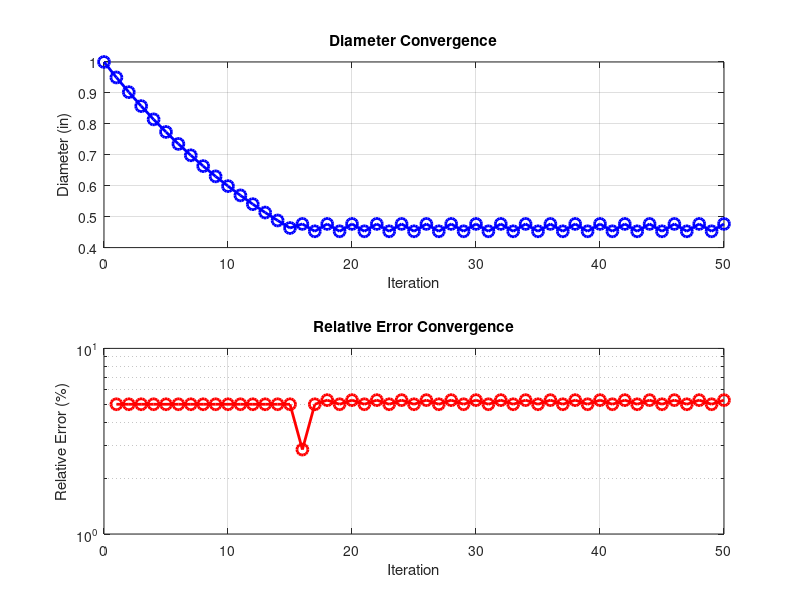

Recreate this plot in MATLAB.
function shaft_diameter_calculator()
% Interactive MATLAB tool for machinists to estimate shaft diameter
% Follows Shigley DE-Goodman method (similar to Ex 7-1)

clear; clc; close all;

fprintf('=== Shaft Diameter Calculator (DE-Goodman) ===\n');

% Input loads
M_min = input('Minimum bending moment (lb·in): ');
M_max = input('Maximum bending moment (lb·in): ');
T_min = input('Minimum torque (lb·in): ');
T_max = input('Maximum torque (lb·in): ');

M_m = (M_max + M_min)/2;    % Midrange bending [web:11]
M_a = (M_max - M_min)/2;    % Alternating bending [web:11]
T_m = (T_max + T_min)/2;    % Midrange torque [web:11]
T_a = (T_max - T_min)/2;    % Alternating torque [web:11]

% Material properties
S_ut = input('Ultimate strength S_ut (ksi): ') * 1000;  % Convert to psi
S_y  = input('Yield strength S_y (ksi): ') * 1000;      % Convert to psi

% Surface finish selection
surf_factor = input('Surface finish factor ka (ground=1.58, machined=2.70, hot-rolled=14.4): ');
ka = surf_factor * (S_ut/1000)^(-0.265);  % Marin surface factor [web:11][web:13]

% Operating temperature factor (default room temp)
temp_factor = input('Temperature factor kc (room temp=1): ');
kc = temp_factor;

% Reliability factor
rel_options = {'50% (1.0)', '99% (0.814)', '99.9% (0.753)', '99.99% (0.702)'};
rel_idx = listdlg('PromptString', 'Select reliability:', 'SelectionMode', 'single', ...
                  'ListString', rel_options);
rel_factors = [1.0, 0.814, 0.753, 0.702];
kr = rel_factors(rel_idx);

% Safety factor
n = input('Safety factor n: ');

% Shoulder geometry
shoulder_type = questdlg('Shoulder type?', 'Geometry', 'Sharp (r/d=0.02)', ...
                         'Well-rounded (r/d=0.1)', 'Well-rounded (r/d=0.1)');
switch shoulder_type
    case 'Sharp (r/d=0.02)'
        r_d_ratio = 0.02; D_d_ratio = 1.1;
    case 'Well-rounded (r/d=0.1)'
        r_d_ratio = 0.1;  D_d_ratio = 1.2;
end

% Initial guess and iteration (Shigley method) with history tracking
d = 1.0;  % Initial diameter guess (in) [web:11]
d_history = [d];  % Track diameter history [web:22]
error_history = [0];  % Track relative error history [web:22]
tol = 0.001;
max_iter = 50;
iter = 0;

while iter < max_iter
    prev_d = d;
    
    % Marin factors
    S_e_prime = 0.5 * S_ut;  % Rotary beam endurance limit
    k_b = (d/0.3)^(-0.107);  % Size factor (0.11-2in range) [web:11]
    k_d = 1;  % Assume no miscellaneous effects
    S_e = ka * k_b * kc * kr * k_d * S_e_prime;  % Endurance limit [web:13]
    
    % Stress concentration factors (approximated from Shigley Table 7-1)
    r = r_d_ratio * d;
    D = D_d_ratio * d;
    K_t_bend = 1.75 - 0.5*(r_d_ratio-0.02)/0.08;  % Bending ~1.75 to 1.5
    K_ts_tors = 1.55 - 0.3*(r_d_ratio-0.02)/0.08;  % Torsion ~1.55 to 1.25
    q_bend = 0.6; q_tors = 0.5;  % Notch sensitivity (steel)
    K_f_bend = 1 + q_bend*(K_t_bend - 1);
    K_fs_tors = 1 + q_tors*(K_ts_tors - 1);
    
    % Stresses (psi)
    sigma_a = (32 * K_f_bend * M_a) / (pi * d^3);
    sigma_m = (32 * K_f_bend * M_m) / (pi * d^3);
    tau_a   = (16 * K_fs_tors * T_a) / (pi * d^3);
    tau_m   = (16 * K_fs_tors * T_m) / (pi * d^3);
    
    % DE-Goodman criterion (von Mises effective)
    term1 = sigma_a / S_e;
    term2 = sigma_m / S_ut;
    term3 = sqrt(3) * tau_a / S_y;
    term4 = sqrt(3) * tau_m / S_y;
    n_calc = 1 / (term1 + term2 + term3 + term4);
    
    % Update diameter and track history
    if n_calc < n
        d = d * (n / n_calc)^(1/3);  % Cubic scaling [web:11]
    else
        d = d * 0.95;  % Conservative adjustment
    end
    
    iter = iter + 1;
    rel_error = abs(d - prev_d)/prev_d;
    d_history = [d_history, d];
    error_history = [error_history, rel_error * 100];
    
    if rel_error < tol
        break;
    end
end

% Results
fprintf('\n=== RESULTS ===\n');
fprintf('Recommended minimum diameter d = %.3f inches\n', d);
fprintf('Shoulder diameter D = %.3f inches (%.0f%% larger)\n', D, 100*(D_d_ratio-1));
fprintf('Fillet radius r = %.3f inches\n', r);
fprintf('Calculated safety factor = %.2f\n', n_calc);
fprintf('Endurance limit S_e = %.0f psi\n', S_e);
fprintf('\nStresses:\n');
fprintf('  Alternating bending σ_a = %.0f psi\n', sigma_a);
fprintf('  Midrange bending σ_m = %.0f psi\n', sigma_m);
fprintf('  Alternating shear τ_a = %.0f psi\n', tau_a);
fprintf('  Midrange shear τ_m = %.0f psi\n', tau_m);

% Plot convergence history [web:22]
figure;
subplot(2,1,1);
plot(0:iter, d_history, 'bo-', 'LineWidth', 2, 'MarkerSize', 8);
title('Diameter Convergence');
xlabel('Iteration'); ylabel('Diameter (in)');
grid on;

subplot(2,1,2);
semilogy(0:iter, error_history, 'ro-', 'LineWidth', 2, 'MarkerSize', 8);
title('Relative Error Convergence');
xlabel('Iteration'); ylabel('Relative Error (%)');
grid on;

end
